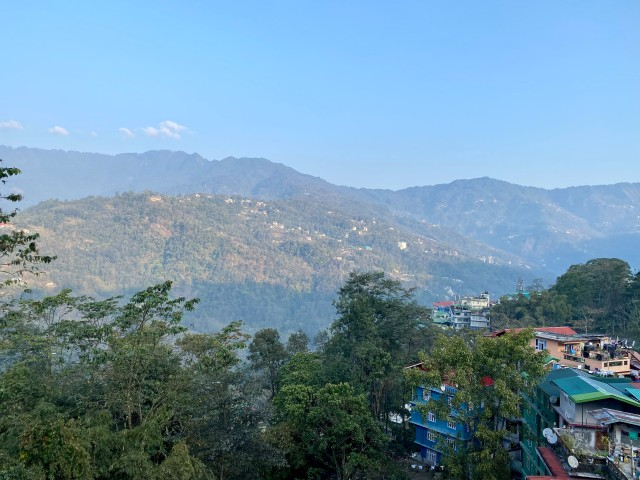
#> input picture images/1.jpg, 640 x 480 px
$ python 'Module 1.py'
#> lines starting #> are read from the running program, lines starting #| are printed output that depends on the picture
# Module – 1:
# Basics of Computer Vision and OpenCV
# Histogram representation on images

import cv2
import matplotlib.pyplot as plt

# reads an input image
img = cv2.imread('images/1.jpg', 0)
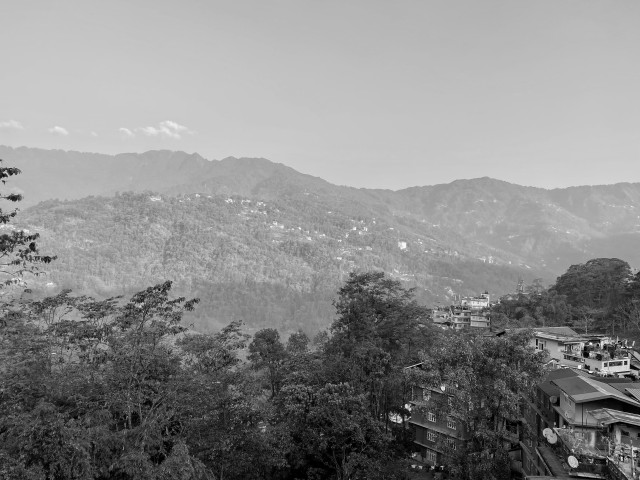
#> img: shape (480, 640); min 0, max 252, mean 138
cv2.imshow('Shibu', img)

# find frequency of pixels in range 0-255
hist = cv2.calcHist([img], [0], None, [256], [10, 256])
#> hist = 256 values, max 8337 at index 199, min 0 at index 25, mean 1189.5

# plotting graph of an image
plt.plot(hist)
plt.show()
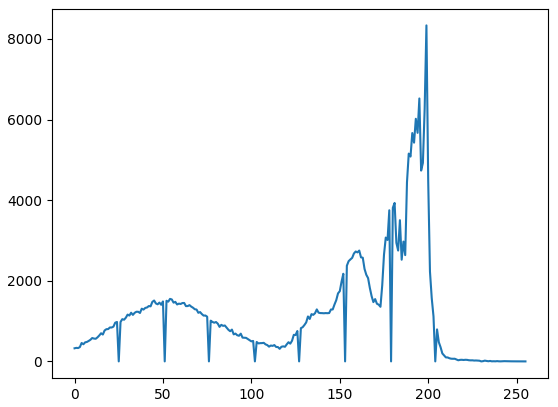
#> figure drawn by matplotlib, 1 panel; curve peaks at x = 199, y = 8337

$ run again, with images/baboon.jpg copied over images/1.jpg
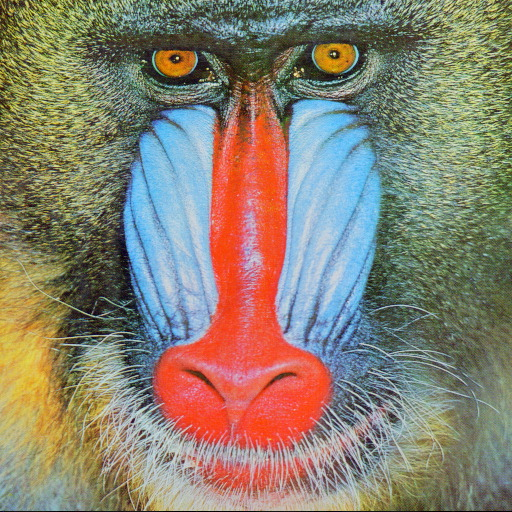
#> input picture images/baboon.jpg, 512 x 512 px
#> `img = cv2.imread('images/1.jpg', 0)`:
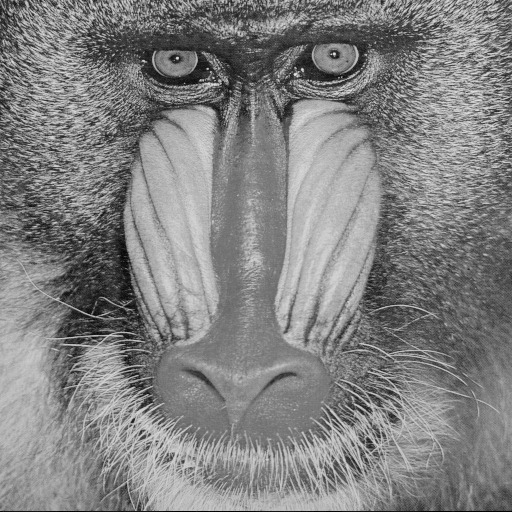
#> img: shape (512, 512); min 0, max 234, mean 129.7
#> hist = 256 values, max 2730 at index 118, min 0 at index 25, mean 1023
#> `plt.show()`:
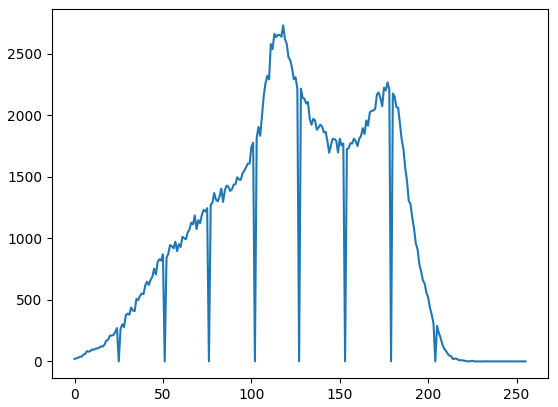
#> figure drawn by matplotlib, 1 panel; curve peaks at x = 118, y = 2730
